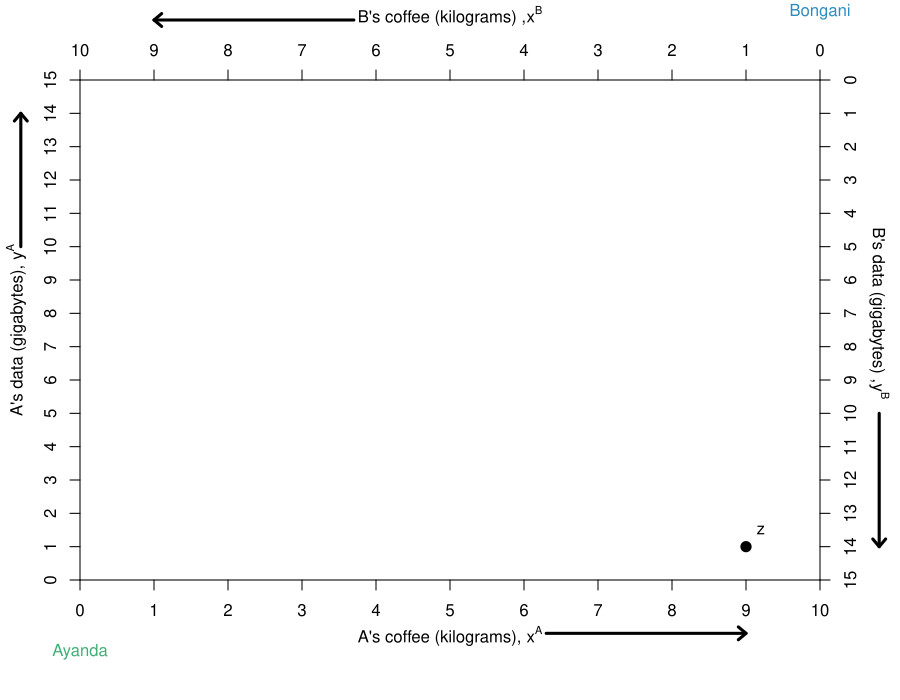

Reproduce this figure in R.
require(shape)
#pdf(file="eb.fig4.3aSTEP1.pdf", width = 9, height = 7)
#pdf(file="eb.fig4.3aSTEP2.pdf", width = 9, height = 7)
pdf(file="eb.fig4.3a.pdf", width = 9, height = 7)

#Set parameters for graphics
axislabelsize <- 1


COL <- c("#7fc97f", "#beaed4", "#fdc086", "#ffff99", "#386cb0", "#f0027f", "#bf5b17", "#666666")
COLA <- c("#e0f3db", "#99d8c9","#66c2a4","#41ae76", "#238b45", "#005824")
COLB <- c("#4eb3d3", "#2b8cbe", "#0868ac","#084081")

par(mar =  c(6, 4, 4, 4))
xlims <- c(0, 10)
ylims <- c(0, 15)
xlims2 <- c(10, 0)
ylims2 <- c(15, 0)

plot(0, 0, xlim = xlims, ylim = ylims, type = "n",
     xlab = expression(paste("A's coffee (kilograms), ", x^A)),
     ylab = expression(paste("A's data (gigabytes), ", y^A)), 
     line = 2.5,
     xaxt = "n", 
     yaxt = "n", 
     cex.lab = axislabelsize, 
     bty = "n",
     xaxs="i", 
     yaxs="i")


npts <- 500 
npts2 <- 501
#Specify the sequences of points for graphing. 
xx1 <- seq(xlims[1], xlims[2], length.out = npts)
#xx2 <- seq(xlims[1], xlims[2], length.out = npts)
#xx3 <- seq(xlims[1], xlims[2], length.out = npts2)
#xx4 <- seq(xlims[1], 10, length.out = npts2)


#Customize ticks and labels for the plot
ticksy <- seq(from = 0, to = 15, by = 1)
ylabels <- seq(from = 0, to = 15, by = 1)
ticksx <- seq(from = 0, to = 10, by = 1)
xlabels <- seq(from = 0, to = 10, by = 1)
axis(1, at = ticksx, pos = 0, labels = xlabels)
axis(2, at = ticksy, pos = 0, labels = ylabels, las = 0)

#Add arrows and names:
arrows(-.8, 10, -.8, 14, xpd = TRUE, length=0.1,angle=40,lwd=3)
arrows(6.3, -1.6, 9, -1.6, xpd = TRUE, length=0.1,angle=40,lwd=3)
mtext("Ayanda", side=1, line=3, at=0, col=COLA[4])

#Set up second axes and labels

par(new = TRUE)
#par(mar =  c(6, 4, 4, 4))

xlims2 <- c(10, 0)
ylims2 <- c(15, 0)

plot(0, 0, xlim = xlims2, ylim = ylims2, type = "n",
     xlab = expression(paste("")),
     ylab = expression(paste("")),
     xaxt = "n", 
     yaxt = "n", 
     cex.lab = 1.3, 
     bty = "n",
     xaxs="i", 
     yaxs="i")

axis(side = 3, at = ticksx, pos = 0, labels = xlabels)
axis(side = 4, at = ticksy, pos = 0, labels = ylabels, las = 0)
#axis(side=3, at = xlims2, pos = 0))
mtext(expression(paste("B's coffee (kilograms) ,",x^B )), side=3, line = 2.5, cex = axislabelsize)
#axis(side = 4, at = ylims2, pos = 0)
text(-.8, 7, expression(paste("B's data (gigabytes) ,",y^B )), xpd = TRUE, cex = axislabelsize, srt = 270) 

#Add arrows and names:
arrows(-.8, 10, -.8, 14, xpd = TRUE, length=0.1,angle=40,lwd=3)
arrows(6.3, -1.8, 9, -1.8, xpd = TRUE, length=0.1,angle=40,lwd=3)
mtext("Bongani", side=3, line=3, at=0, col= COLB[2])

COLB <- c("#fc9272", "#fb6a4a", "#ef3b2c","#cb181d", "#99000d")

#Add a point for a feasible allocation
points(1, 14, pch = 16, col = "black", cex = 1.5)

#Annotating the feasible allocation
text(.8, 13.5, expression(z))

dev.off()
